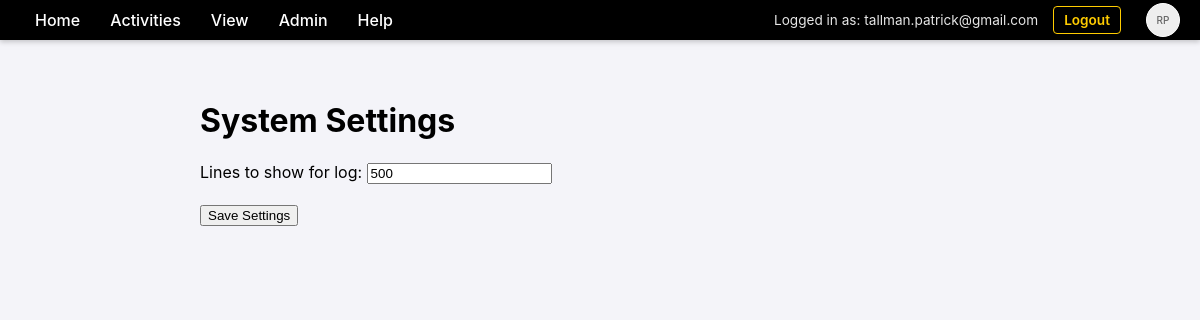
The page /settings/system (signed in) on the database its author committed.
### database.py (models this page shows)
class Role(Base):
    __tablename__ = "roles"
    id = Column(Integer, primary_key=True, index=True)
    name = Column(String, unique=True, index=True)
    description = Column(String)
    users = relationship("User", secondary=user_roles, back_populates="roles")
    permissions = relationship("Permission", back_populates="role", cascade="all, delete-orphan")

class User(Base):
    __tablename__ = "users"
    id = Column(Integer, primary_key=True, index=True)
    username = Column(String, unique=True, index=True)
    email = Column(String, unique=True, index=True)
    hashed_password = Column(String, nullable=True)
    is_authorized = Column(Boolean, default=True)
    force_password_change = Column(Boolean, default=False)
    provider = Column(String, default="local")
    profile_json = Column(Text, nullable=True)
    photo_url = Column(String, nullable=True)
    settings = relationship("UserSetting", back_populates="user", cascade="all, delete-orphan")
    roles = relationship("Role", secondary=user_roles, back_populates="users")
    permissions = relationship("Permission", back_populates="user", cascade="all, delete-orphan")

class SystemSetting(Base):
    __tablename__ = "system_settings"
    name = Column(String, primary_key=True, index=True)
    value = Column(String)

### main.py (the view)
@app.get("/settings/system", response_class=HTMLResponse, tags=[PageType.SETTINGS])
async def system_settings_page(
    request: Request,
    accept_language: str = Header(None),
    user: User = Depends(check_page_permission),
    db: Session = Depends(get_db),
):
    t = get_text(accept_language)
    line_count = get_system_setting(db, "log_lines", "100")
    logger.info(f"System settings page accessed by {user.email}.")
    return templates.TemplateResponse(
        request, "system_settings.html", {"t": t, "line_count": line_count, "user": user}
    )

### templates/system_settings.html (shortened to what this page needs)
{% extends "base.html" %}
{% block content %}
    <h1>{{ t.heading_system_settings }}</h1>
    <div style="margin-bottom: 30px;">
        <form action="/settings/system" method="post">
            <label for="log_lines">{{ t.label_log_lines }}</label>
            <input type="number" id="log_lines" name="log_lines" value="{{ line_count }}">
            <br><br>
            <button type="submit">{{ t.btn_save }}</button>
        </form>
    </div>
{% endblock %}

### templates/base.html (shortened to what this page needs)
<!DOCTYPE html>
<html>
<head>
    <link rel="stylesheet" href="/static/css/style.css">
</head>
<body>
    <div class="menu-bar">
        <div class="menu-item" data-href="/">{{ t.item_home or 'Home' }}</div>
        <div class="menu-item">{{ t.menu_activities or 'Activities' }}
        </div>
        <div class="menu-item">{{ t.menu_view }}
        </div>
        {% if user and 'Admin' in user.roles | map(attribute='name') %}
        <div class="menu-item">{{ t.menu_admin or 'Admin' }}
        </div>
        {% endif %}
        <div class="menu-item">{{ t.menu_help }}
        </div>
        <div class="user-info">
            {% if user %}
                <span>{{ t.msg_logged_in_as }} {{ user.email }}</span>
                <a href="/logout" style="margin-right: 15px;">{{ t.nav_logout }}</a>
                <div class="menu-item" style="padding: 0;">
                    {% if user.photo_url %}
                        <img src="{{ user.photo_url }}" class="user-photo" alt="User Photo">
                    {% else %}
                        <div class="user-photo" style="display: flex; align-items: center; justify-content: center; font-size: 10px; color: #666;">
                            RP
                        </div>
                    {% endif %}
                </div>
            {% else %}
                <a href="/login">{{ t.nav_login }}</a>
                <a href="/register">{{ t.nav_register }}</a>
            {% endif %}
        </div>
    </div>
    <div class="content">
        {% block content %}{% endblock %}
    </div>
</body>
</html>

### static/css/style.css (style rules this page uses)
body { font-family: -apple-system, BlinkMacSystemFont, "Segoe UI", Roboto, Helvetica, Arial, sans-serif; margin: 0; padding: 0; background-color: #f4f4f9; }
.menu-bar { background-color: #000000; color: #ffffff; display: flex; padding: 0 20px; align-items: stretch; box-shadow: 0 2px 5px rgba(0,0,0,0.2); height: 40px; }
.menu-item { position: relative; padding: 0 15px; cursor: pointer; font-weight: 500; display: flex; align-items: center; }
.content { padding: 40px; max-width: 800px; margin: 0 auto; }
.user-info { margin-left: auto; display: flex; align-items: center; color: white; font-size: 0.85em; }
.user-info span { margin-right: 15px; opacity: 0.9; }
.user-info a { color: #ffcc00; font-weight: 600; text-decoration: none; padding: 5px 10px; border: 1px solid #ffcc00; border-radius: 4px; }
.user-photo { width: 32px; height: 32px; border-radius: 50%; background: #eee; margin-left: 10px; object-fit: cover; border: 1px solid #fff; }

### rows shown on the page
Role: name "Admin"
User: email "tallman.patrick@gmail.com"
SystemSetting: log_lines "500"

### other values the page prints
{{ t.item_home or 'Home' }} "Home"
{{ t.menu_activities or 'Activities' }} "Activities"
{{ t.menu_view }} "View"
{{ t.menu_help }} "Help"
{{ t.msg_logged_in_as }} "Logged in as:"
{{ t.nav_logout }} "Logout"
{{ t.heading_system_settings }} "System Settings"
{{ t.label_log_lines }} "Lines to show for log:"
{{ t.btn_save }} "Save Settings"
